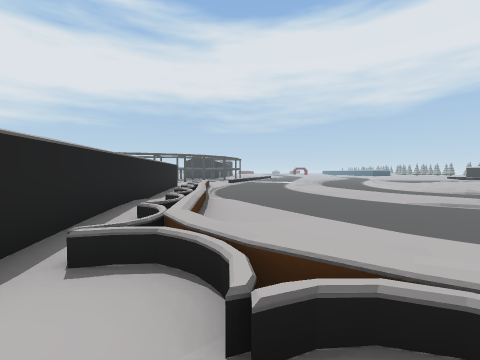
view 1 (above)

18 first-person views from a walk through a Unity game level. The camera is 1.4 m above the floor, tilts 2° down and sees 90° across. The floor is counted in squares, 2 m on a side. Each view is taken from the middle of a square. On the plan, view 1 faces up. The plan holds only what a view shows up to about 9 squares ahead; the rest is blank. The place goes on beyond the plan. The player character is not drawn. Some surface patterns are stand-ins.

view 2
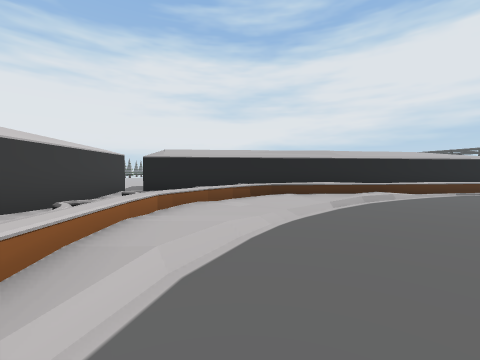

view 3
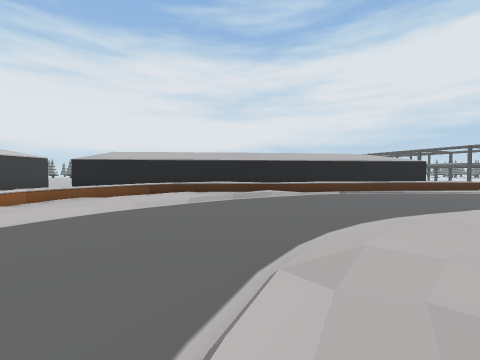

view 4
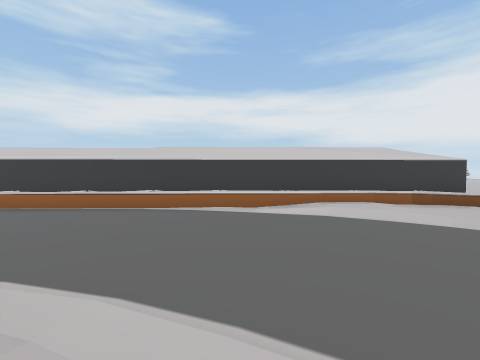

view 5
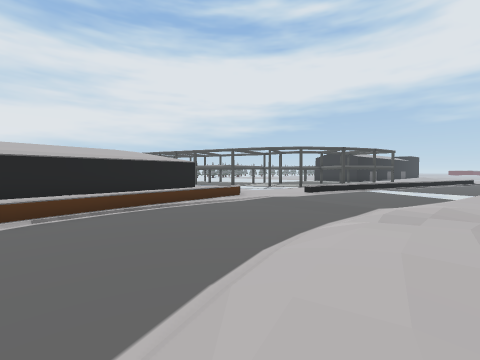

view 6
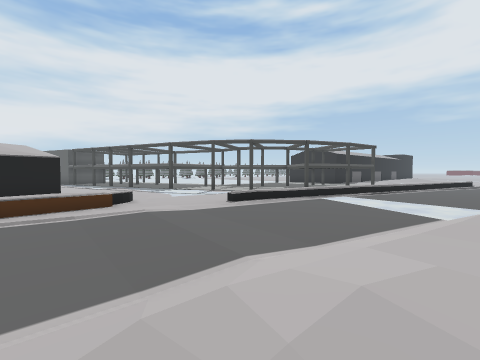

view 7
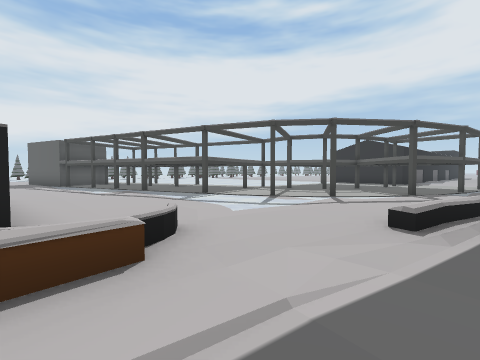

view 8
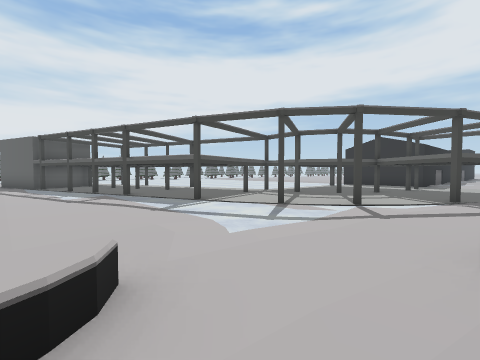

view 9
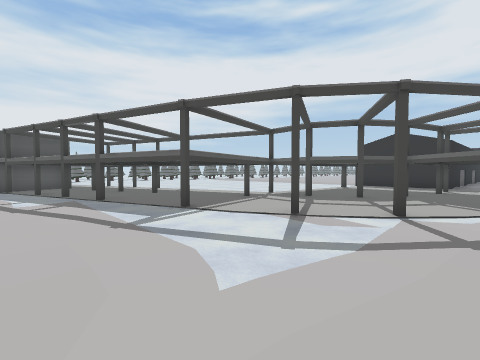

view 10
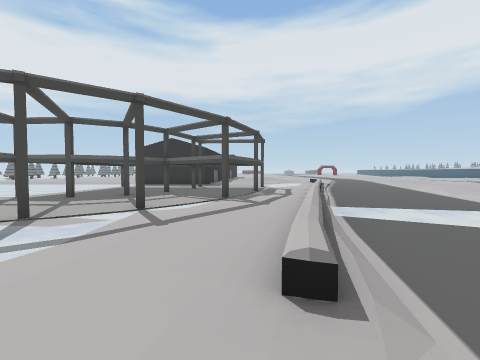

view 11
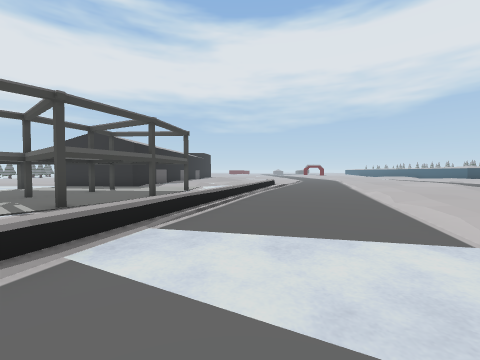

view 12
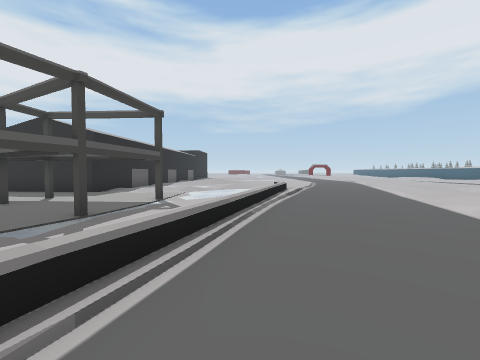

view 13
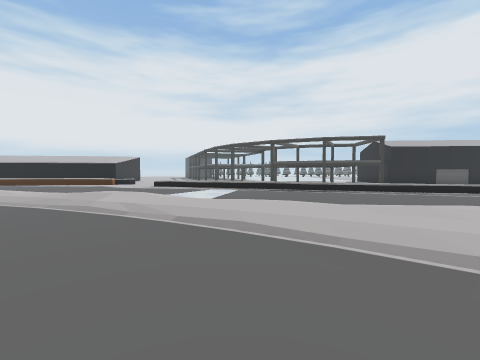

view 14
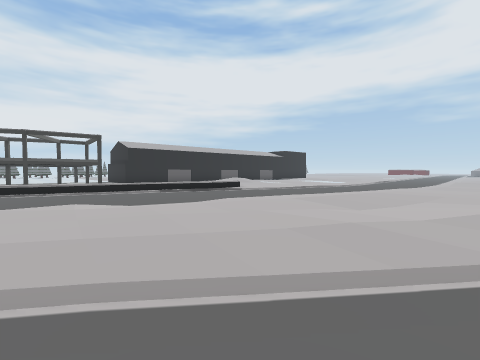

view 15
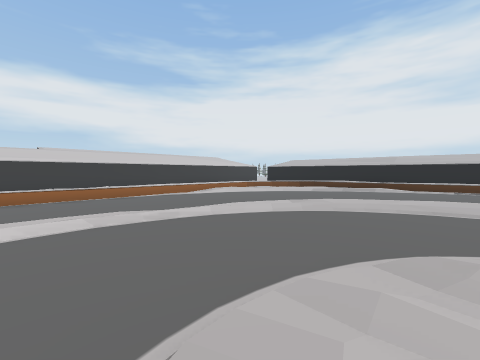

view 16
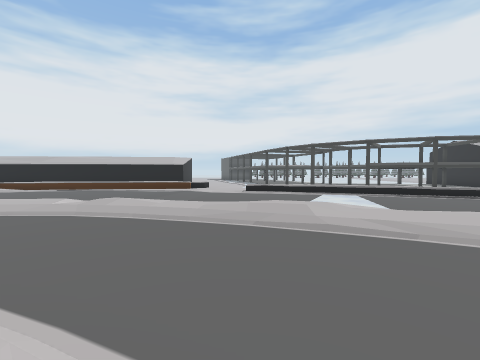

view 17
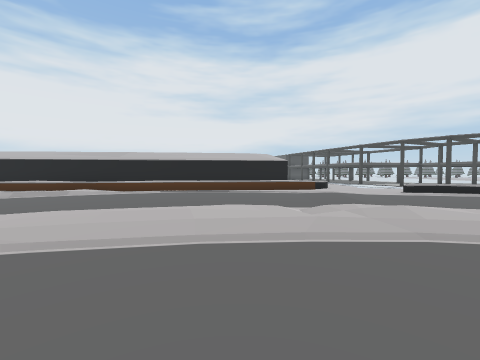

view 18
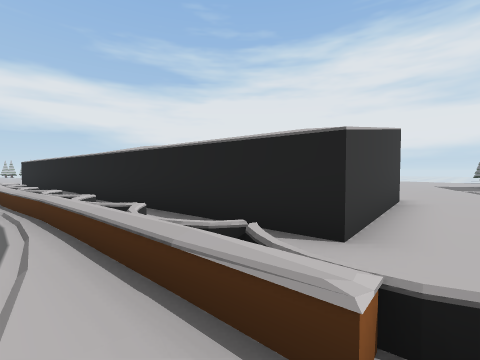

### Floor plan
Key: @ floor where view 1 was taken; # wall or solid block; . main floor; : floor 0.25 m higher than the main floor; / step, stairs or slope; = window, fence, low wall or low ledge; ^ raised ledge.
Columns run from 14 left of view 1 to 11 right of it. Each row starts with its distance up from view 1.
 29            #.//.. /...::.:
 28         ####.....//../:://
 27          ......../.../:/:/
 26          .....#../.../:::/
 25         ...#....=..../:://
 24      .........#.=.../:::/.
 23      ...........=.../::/..
 22       .#.....#.#.../::/
 21      ...#....:./.../::/.
 20      ..#...#...=.../:/...
 19    .#.....#.../.../:/...
 18    .....#...../...///..
 17   ...#......../...//...
 16 #.#.#.............//...:
 15 #................///../
 14  ...........=....//...
 13   ......###.^....//..
 12    ... ## #.=..../:..
 11           ##==...::../
 10            #^=...//..
  9            #=..../:/..//::
  8            #=^....:/...///
  7            #==..../:/.....
  6            ##//....///....
  5            ###/.....//////
  4             #=./........//
  3             #=::/.........
  2             #=^://........
  1             #.=//::/....^^
  0             # @ ==/=======
 -1             #/:###########
 -2              ###

Where each view was taken, in squares from view 1:
view 1: 0 up, 0 right, facing up
view 2: 2 up, 6 right, facing left
view 3: 5 up, 7 right, facing left
view 4: 6 up, 6 right, facing down
view 5: 8 up, 4 right, facing up-left
view 6: 12 up, 4 right, facing up-left
view 7: 13 up, 0 right, facing up-left
view 8: 14 up, 1 left, facing up-left
view 9: 15 up, 2 left, facing up-left
view 10: 15 up, 1 left, facing up
view 11: 17 up, 2 right, facing up
view 12: 20 up, 2 right, facing up
view 13: 20 up, 10 right, facing left
view 14: 23 up, 11 right, facing up-left
view 15: 9 up, 11 right, facing down-left
view 16: 16 up, 9 right, facing left
view 17: 11 up, 7 right, facing left
view 18: 14 up, 1 left, facing down-left
